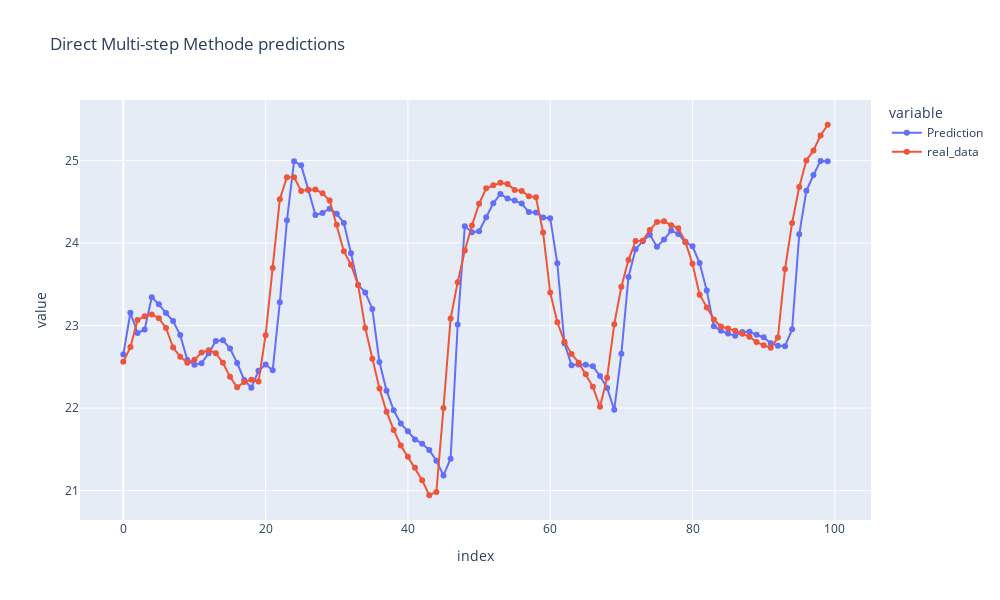

This figure's notebook cell:
### Code cell
fig = px.line(result_df, title='Direct Multi-step Methode predictions', markers=True, width=1000, height=600)
fig.show()

### Figure 1 — Plotly figure (JSON) as saved in the notebook; plotly's stock layout.template omitted (floating-point values rounded to 4 significant figures)
{"data": [{"hovertemplate": "variable=Prediction<br>index=%{x}<br>value=%{y}<extra></extra>", "legendgroup": "Prediction", "line": {"color": "#636efa", "dash": "solid"}, "marker": {"symbol": "circle"}, "mode": "lines+markers", "name": "Prediction", "orientation": "v", "showlegend": true, "type": "scatter", "x": [0, 1, 2, 3, 4, 5, 6, 7, 8, 9, 10, 11, 12, 13, 14, 15, 16, 17, 18, 19, 20, 21, 22, 23, 24, 25, 26, 27, 28, 29, 30, 31, 32, 33, 34, 35, 36, 37, 38, 39, 40, 41, 42, 43, 44, 45, 46, 47, 48, 49, 50, 51, 52, 53, 54, 55, 56, 57, 58, 59, 60, 61, 62, 63, 64, 65, 66, 67, 68, 69, 70, 71, 72, 73, 74, 75, 76, 77, 78, 79, 80, 81, 82, 83, 84, 85, 86, 87, 88, 89, 90, 91, 92, 93, 94, 95, 96, 97, 98, 99], "xaxis": "x", "y": [22.65, 23.15, 22.91, 22.95, 23.34, 23.26, 23.15, 23.06, 22.88, 22.58, 22.53, 22.54, 22.66, 22.81, 22.82, 22.72, 22.55, 22.34, 22.25, 22.45, 22.53, 22.46, 23.28, 24.27, 24.99, 24.94, 24.65, 24.34, 24.36, 24.41, 24.35, 24.24, 23.87, 23.49, 23.4, 23.2, 22.56, 22.21, 21.97, 21.81, 21.72, 21.62, 21.57, 21.49, 21.36, 21.18, 21.39, 23.01, 24.2, 24.13, 24.14, 24.31, 24.48, 24.59, 24.54, 24.51, 24.48, 24.38, 24.37, 24.31, 24.3, 23.75, 22.78, 22.52, 22.53, 22.52, 22.51, 22.39, 22.24, 21.98, 22.66, 23.59, 23.92, 24.02, 24.1, 23.95, 24.04, 24.15, 24.11, 24.01, 23.96, 23.76, 23.42, 22.99, 22.94, 22.9, 22.88, 22.92, 22.92, 22.89, 22.86, 22.79, 22.76, 22.75, 22.95, 24.1, 24.63, 24.82, 24.99, 24.99], "yaxis": "y"}, {"hovertemplate": "variable=real_data<br>index=%{x}<br>value=%{y}<extra></extra>", "legendgroup": "real_data", "line": {"color": "#EF553B", "dash": "solid"}, "marker": {"symbol": "circle"}, "mode": "lines+markers", "name": "real_data", "orientation": "v", "showlegend": true, "type": "scatter", "x": [0, 1, 2, 3, 4, 5, 6, 7, 8, 9, 10, 11, 12, 13, 14, 15, 16, 17, 18, 19, 20, 21, 22, 23, 24, 25, 26, 27, 28, 29, 30, 31, 32, 33, 34, 35, 36, 37, 38, 39, 40, 41, 42, 43, 44, 45, 46, 47, 48, 49, 50, 51, 52, 53, 54, 55, 56, 57, 58, 59, 60, 61, 62, 63, 64, 65, 66, 67, 68, 69, 70, 71, 72, 73, 74, 75, 76, 77, 78, 79, 80, 81, 82, 83, 84, 85, 86, 87, 88, 89, 90, 91, 92, 93, 94, 95, 96, 97, 98, 99], "xaxis": "x", "y": [22.56, 22.74, 23.07, 23.11, 23.13, 23.09, 22.97, 22.73, 22.62, 22.55, 22.58, 22.67, 22.7, 22.66, 22.55, 22.38, 22.25, 22.32, 22.34, 22.32, 22.88, 23.7, 24.53, 24.8, 24.8, 24.63, 24.65, 24.65, 24.6, 24.52, 24.22, 23.9, 23.74, 23.49, 22.97, 22.6, 22.24, 21.96, 21.74, 21.55, 21.41, 21.28, 21.13, 20.94, 20.98, 22.0, 23.08, 23.53, 23.91, 24.21, 24.47, 24.66, 24.7, 24.73, 24.71, 24.64, 24.63, 24.57, 24.55, 24.13, 23.4, 23.04, 22.8, 22.66, 22.55, 22.41, 22.26, 22.01, 22.37, 23.02, 23.47, 23.79, 24.02, 24.03, 24.16, 24.25, 24.26, 24.22, 24.18, 24.01, 23.75, 23.37, 23.22, 23.07, 22.99, 22.96, 22.94, 22.9, 22.87, 22.8, 22.76, 22.73, 22.85, 23.68, 24.24, 24.68, 25.0, 25.12, 25.3, 25.43], "yaxis": "y"}], "layout": {"height": 600, "legend": {"title": {"text": "variable"}, "tracegroupgap": 0}, "title": {"text": "Direct Multi-step Methode predictions"}, "width": 1000, "xaxis": {"anchor": "y", "autorange": true, "domain": [0, 1], "range": [-6.089, 105.1], "title": {"text": "index"}, "type": "linear"}, "yaxis": {"anchor": "x", "autorange": true, "domain": [0, 1], "range": [20.64, 25.73], "title": {"text": "value"}, "type": "linear"}}}
